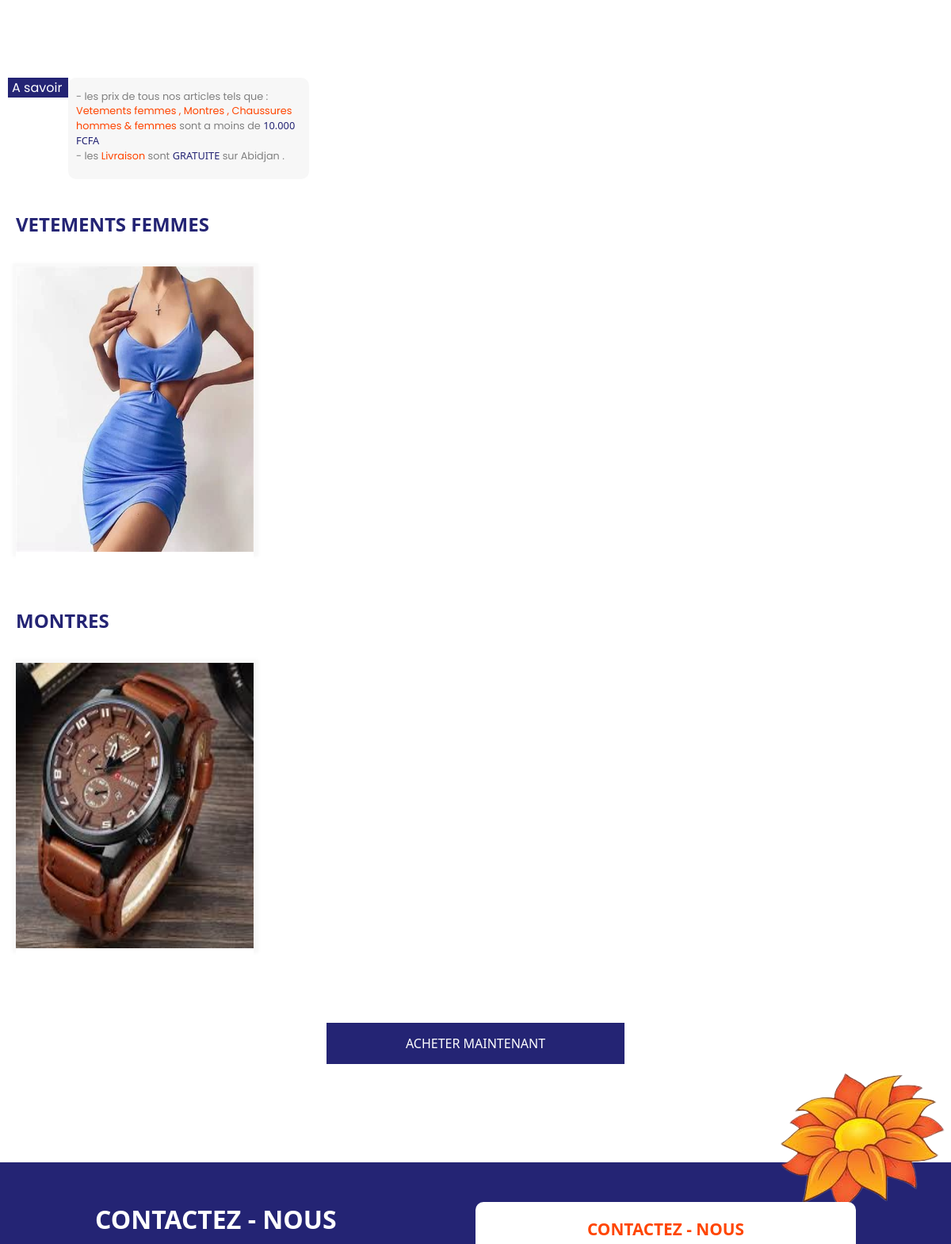
Before: / (middle part) with the older database file.
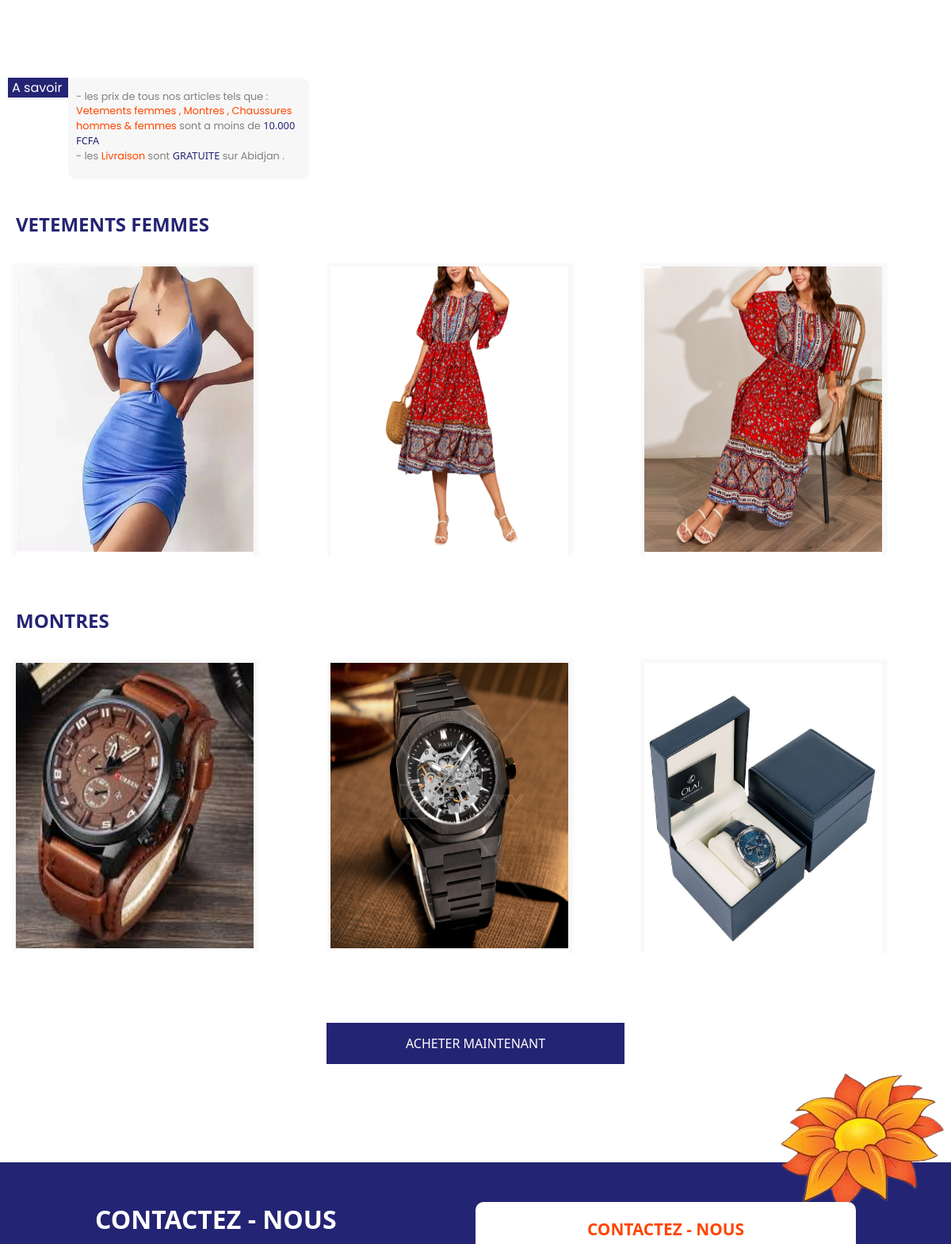
After: the same page with the newer database file.
### app.py (models this page shows, shortened)
class Ajouter(db.Model):
    id = db.Column(db.Integer, primary_key = True)
    nom = db.Column(db.String(15), unique = False , nullable = False)
    description = db.Column(db.String(100), unique = False , nullable = False)
    prix = db.Column(db.String(100), unique = False , nullable = False)
    porce = db.Column(db.String(100), unique = False , nullable = False)
    porceprix = db.Column(db.String(100), unique = False , nullable = False)
    categorie = db.Column(db.String(100), unique = False , nullable = False)
    image = db.Column(db.String(100), unique = True , nullable = False)
    twoimage = db.Column(db.String(100), unique = False , nullable = False)
    threeimage = db.Column(db.String(100), unique = False , nullable = False)
    forimage = db.Column(db.String(100), unique = False , nullable = False)
    xs = db.Column(db.String(100), unique = False , nullable = False)
    s = db.Column(db.String(100), unique = False , nullable = False)
    m = db.Column(db.String(100), unique = False , nullable = False)
    l = db.Column(db.String(100), unique = False , nullable = False)
    xl = db.Column(db.String(100), unique = False , nullable = False)
    xxl = db.Column(db.String(100), unique = False , nullable = False)
    rouge = db.Column(db.String(100), unique = False , nullable = False)
    blanc = db.Column(db.String(100), unique = False , nullable = False)
    noir = db.Column(db.String(100), unique = False , nullable = False)
    jaune = db.Column(db.String(100), unique = False , nullable = False)
    vert = db.Column(db.String(100), unique = False , nullable = False)
    orange = db.Column(db.String(100), unique = False , nullable = False)
    bleu = db.Column(db.String(100), unique = False , nullable = False)
    rose = db.Column(db.String(100), unique = False , nullable = False)
    marron = db.Column(db.String(100), unique = False , nullable = False)
    violet = db.Column(db.String(100), unique = False , nullable = False)
    gris = db.Column(db.String(100), unique = False , nullable = False)
    tranwite = db.Column(db.String(100), unique = False , nullable = False)
    tranneuf = db.Column(db.String(100), unique = False , nullable = False)
    karente = db.Column(db.String(100), unique = False , nullable = False)
    tranwiteun = db.Column(db.String(100), unique = False , nullable = False)
    tranwitedeux = db.Column(db.String(100), unique = False , nullable = False)
    tranwitrois = db.Column(db.String(100), unique = False , nullable = False)
    tranwitekate = db.Column(db.String(100), unique = False , nullable = False)

### app.py (the view)
@app.route("/")
def acceuil():
    catefemme = []
    montre = []
    tout = Ajouter.query.all()
    commenta = []
    recupe = Comment.query.all()
    for i in recupe:
        commenta.append(i)
    for i in tout:
        if i.categorie == "VetementFemme" :
            catefemme.append(i)
        if i.categorie == "Montre" :
            montre.append(i)
    if len(catefemme)>10 :
        catefemme = catefemme[:10]
    if len(montre) >10 :
        montre = montre[:10]
    print(commenta[0].mail)
    return render_template("acceuil.html",commenta=commenta,catefemme=catefemme,montre=montre)

### templates/acceuil.html (shortened to what this page needs)
<!DOCTYPE html>
<html lang="en">
<head>
    <link rel="stylesheet" href="/static/CSS/acceuil.css">
</head>
<body>
    <section class="lesimages">
    </section>
    <div class="mesafheid">
        <div class="nbgds">
            <p style="color: white;">A savoir</p>
        </div>
        <div class="gsidke">
            <p style="font-size: 0.8rem;color: gray;">- les prix de tous nos articles tels que : <span style="color: orangered;"> Vetements femmes ,  Montres ,  Chaussures hommes & femmes</span>  sont a moins de <span style="font-family: 'Segoe UI', Tahoma, Geneva, Verdana, sans-serif;color: rgb(36, 36, 116);">10.000 FCFA</span></p>
            <p style="font-size: 0.8rem;color: gray;">- les <span style="color: orangered;">Livraison </span>  sont <span style="font-family: 'Segoe UI', Tahoma, Geneva, Verdana, sans-serif;color: rgb(36, 36, 116);">GRATUITE </span> sur Abidjan .</p>
        </div>
    </div>
    <div class="vtefemmes">
        <h1 style="font-family: 'Segoe UI', Tahoma, Geneva, Verdana, sans-serif;font-size: 1.5rem;text-align: start;padding-bottom: 50px;
        color: rgb(36, 36, 116);padding-left: 20px;">VETEMENTS FEMMES</h1>
    </div>
    <div class="afficje">
        {% for i in catefemme %}
        <a href="/info/{{i.id}}" class="b1">
            <div class="pheorf">
                <img src="{{url_for('static', filename='uploads/' + i.image)}}" width="100%" height="100%"  alt="">
            </div>
            <div class="pheorf2">
            </div>
        </a>
        {% endfor %}
    </div>
    <div class="vtefemmes">
        <h1 style="font-family: 'Segoe UI', Tahoma, Geneva, Verdana, sans-serif;font-size: 1.5rem;text-align: start;padding-bottom: 50px;
        color: rgb(36, 36, 116);padding-left: 20px;">MONTRES</h1>
    </div>
    <div class="afficje">
        {% for i in montre %}
        <a href="/montres/{{i.id}}" class="b1">
            <div class="pheorf">
                <img src="{{url_for('static', filename='uploads/' + i.image)}}" width="100%" height="100%"  alt="">
            </div>
            <div class="pheorf2">
            </div>
        </a>
        {% endfor %}
    </div>
    <div class="avisdesgens">
        <a href="/vente" >ACHETER MAINTENANT</a>
    </div>
   <div class="fle" id="contace">
        <img src="{{url_for('static', filename='IMAGE/fla.png')}}" alt="">
   </div>
    <div class="formulairep">
        <div class="formulp">
            <h1 style="font-weight: bolder;font-family: 'Segoe UI', Tahoma, Geneva, Verdana, sans-serif;color: white;">CONTACTEZ - NOUS </h1>
            <p style="font-weight: bolder;font-family: 'Segoe UI', Tahoma, Geneva, Verdana, sans-serif;color: orangered;padding-top: 30px;">1/ Vous rencontrez un probleme ?</p>
        </div>
        <form action="/commentaire" method="post" >
            <div class="texform">
                <h1 style="font-weight: bolder;font-family: 'Segoe UI', Tahoma, Geneva, Verdana, sans-serif;color: orangered;text-align: center;font-size: 1.3rem;padding-top: 20px;">CONTACTEZ - NOUS </h1>
            </div>
        </form>
    </div>
</body>
</html>

Changed rows visible on the page:
added Ajouter: image (picture), shown under "VETEMENTS FEMMES"
added Ajouter: image (picture), shown under "VETEMENTS FEMMES"
added Ajouter: image (picture), shown under "MONTRES"
added Ajouter: image (picture), shown under "MONTRES"
